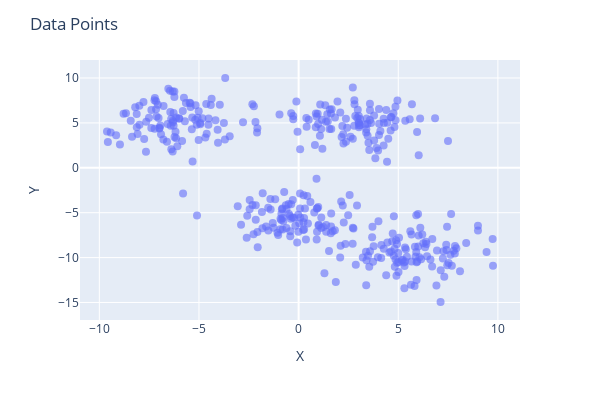

The notebook cell this image was saved under:
### Code cell
# Plotting the data
cv_X2 = cv.ClusterVisualizer(df_X2, y2)

cv_X2.plot_data()

### Figure 1 — Plotly figure (JSON) as saved in the notebook; plotly's stock layout.template omitted (floating-point values rounded to 4 significant figures; data arrays with more than 128 entries replaced by an {"elided": "..."} marker saying what was removed)
{"data": [{"hovertemplate": "x=%{x}<br>y=%{y}<extra></extra>", "legendgroup": "", "marker": {"color": "#636efa", "opacity": 0.6, "size": 8, "symbol": "circle"}, "mode": "markers", "name": "", "orientation": "v", "showlegend": false, "type": "scatter", "x": {"elided": "400 float values"}, "xaxis": "x", "y": {"elided": "400 float values"}, "yaxis": "y"}], "layout": {"coloraxis": {"showscale": false}, "height": 400, "legend": {"tracegroupgap": 0}, "margin": {"t": 60}, "showlegend": false, "title": {"text": "Data Points"}, "width": 600, "xaxis": {"anchor": "y", "domain": [0, 1], "title": {"text": "X"}}, "yaxis": {"anchor": "x", "domain": [0, 1], "title": {"text": "Y"}}}}
